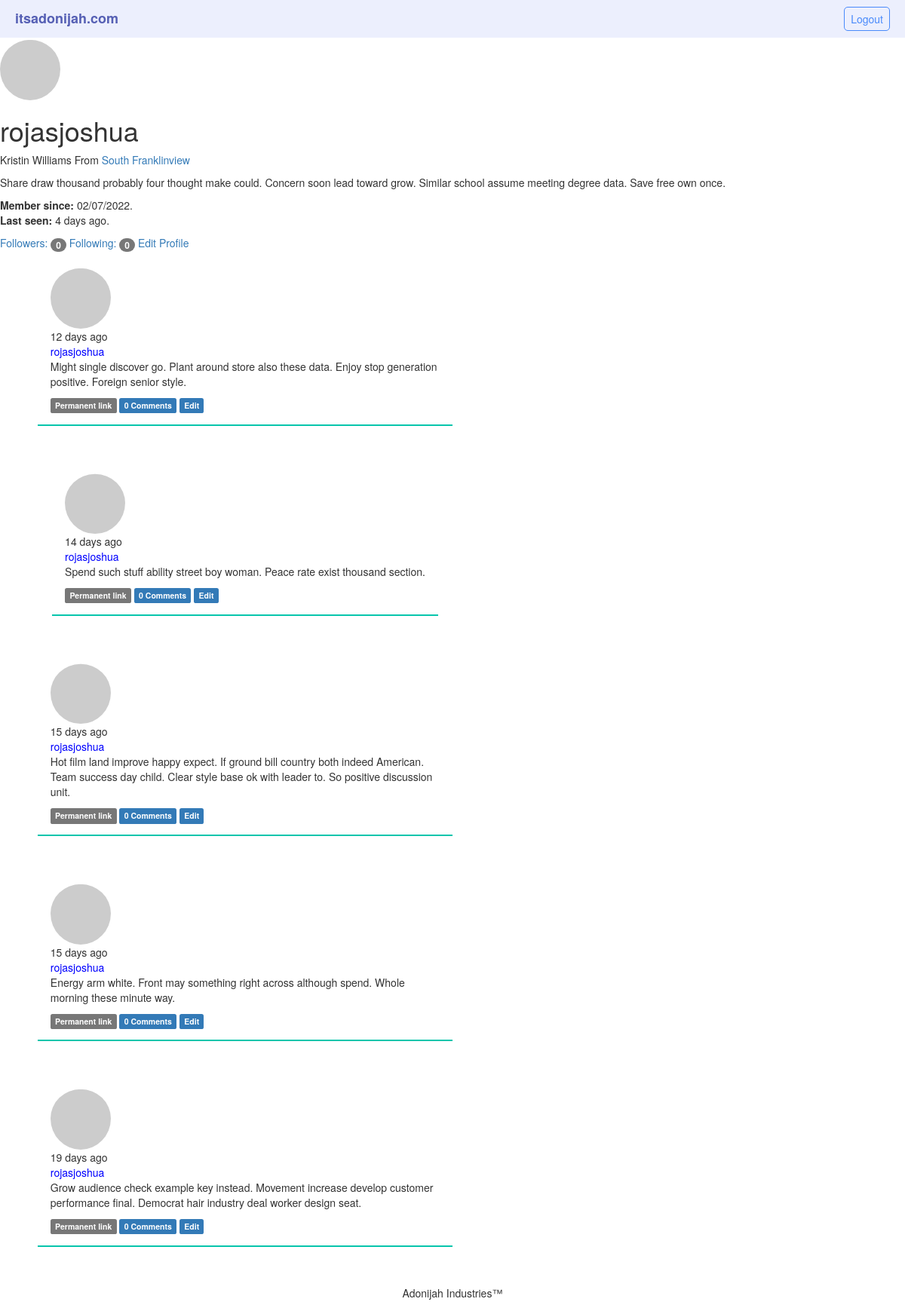
/user/rojasjoshua (signed in), run on the app's committed database.
### app/models.py (models this page shows, shortened)
class User(UserMixin,db.Model):
    __tablename__='users'
    id=db.Column(db.Integer,primary_key=True,autoincrement=True)
    email=db.Column(db.String(64),unique=True,index=True)
    name=db.Column(db.String(64))
    username=db.Column(db.String(64),unique=True,index=True)
    password_hash=db.Column(db.String(128))
    confirmed=db.Column(db.Boolean,default=False)
    location=db.Column(db.String(64))
    about_me=db.Column(db.Text())
    member_since=db.Column(db.DateTime(),default=datetime.utcnow)
    last_seen=db.Column(db.DateTime(),default=datetime.utcnow)
    avatar_hash=db.Column(db.String(64))
    role_id=db.Column(db.Integer,db.ForeignKey('roles.id'))
    posts=db.relationship('Post',backref='author',lazy='dynamic')
    followed=db.relationship('Follow',foreign_keys=[Follow.follower_id],backref=db.backref('follower', lazy='joined'), lazy='dynamic', cascade='all, delete-orphan')
    followers = db.relationship('Follow', foreign_keys=[Follow.followed_id], backref=db.backref('followed', lazy='joined'), lazy='dynamic', cascade='all, delete-orphan')
    comments=db.relationship('Comment',backref='author',lazy='dynamic')
    @property
    def password(self):
        raise AttributeError('Password is not a readable attribute')
    def can(self,perm):
        return self.role is not None and self.role.has_permission(perm)
    def is_administrator(self):
        return self.can(Permission.ADMIN)
    def ping(self):
        self.last_seen=datetime.utcnow()
        db.session.add(self)
        db.session.commit()
    def gravatar(self,size=100,default='identicon',rating='g'):
        if request.is_secure:
            url = 'https://secure.gravatar.com/avatar'
        else:
            url = 'http://www.gravatar.com/avatar'
        hash = hashlib.md5(self.email.lower().encode('utf-8')).hexdigest()
        return '{url}/{hash}?s={size}&d={default}&r={rating}'.format(url=url, hash=hash, size=size, default=default, rating=rating)

class Post(db.Model):
    __tablename__='posts'
    id=db.Column(db.Integer,primary_key=True)
    body=db.Column(db.Text)
    timestamp=db.Column(db.DateTime,index=True,default=datetime.utcnow)
    body_html=db.Column(db.Text)
    author_id=db.Column(db.Integer,db.ForeignKey('users.id'))
    comments=db.relationship('Comment',backref='post',lazy='dynamic')

### app/main/views.py (the view)
@main.route('/user/<username>')
def user(username):
    user=User.query.filter_by(username=username).first_or_404()
    if user is None:
        abort(404)
    posts=user.posts.order_by(Post.timestamp.desc()).all()
    return render_template('user.html',user=user,posts=posts)

### app/main/__init__.py (called while the page is built)
@main.app_context_processor
def inject_permission():
    return dict(Permission=Permission)

### app/main/views.py (called while the page is built)
@main.after_app_request
def after_request(response):
    for query in get_debug_queries():
        if query.duration >= current_app.config['MICROBLOG_SLOW_DB_QUERY_TIME']:
            current_app.logger.warning('Slow query: %s\nParameters: %s\nDuration: %fs\nContext: %s\n'% (query.statement, query.parameters, query.duration, query.context))
    return response

@main.before_app_request
def before_request():
    if current_user.is_authenticated and not current_user.confirmed and request.blueprint !='main' and request.endpoint !='static':
        return redirect(url_for('main.unconfirmed'))

@main.before_app_request
def before_request():
    if current_user.is_authenticated:
        current_user.ping()
        if not current_user.confirmed and request.endpoint and request.blueprint !='main' and request.endpoint != 'static':
            return redirect(url_for('main.unconfirmed'))

### app/models.py (called while the page is built)
@login_manager.user_loader
def load_user(user_id):
    return User.query.get(int(user_id))

### app/templates/user.html (shortened to what this page needs)
{%extends "base.html"%}
{%block content%}
    <img class="img-circle profile-thumbnail" src="{{user.gravatar(size=256)}}"
    <div class="page-header">
        <h1>{{ user.username }}</h1>
        {% if user.name or user.location %}
        <p>
            {% if user.name %}{{ user.name }}{% endif %}
            {% if user.location %}
                From <a href="http://maps.google.com/?q={{ user.location }}" target="blank">{{ user.location }}</a>
            {% endif %}
            </p>
        {% endif %}
        {% if user.about_me %}<p>{{ user.about_me }}</p>{% endif %}
        <p>
            <b>Member since:</b> {{ moment(user.member_since).format('L') }}.
            <br/>
            <b>Last seen:</b> {{ moment(user.last_seen).fromNow() }}.
        </p>
        <a href="{{ url_for('main.followers', username=user.username) }}">Followers: <span class="badge">{{ user.followers.count()-1 }}</span>
        </a>
        <a href="{{ url_for('main.followed_by', username=user.username) }}">Following: <span class="badge">{{ user.followed.count() -1 }}</span>
        </a>
        {%if user==current_user%}
            <a href="{{url_for('main.edit_profile')}}">Edit Profile</a>
        {%endif%}
    {%include '_posts.html'%}
    {{super()}}
{%endblock%}

### app/templates/_posts.html (shortened to what this page needs)
<ul class="posts">
{% for post in posts %}
    <li class="post">
        <div class="profile-thumbnail">
            <a href="{{ url_for('main.user', username=post.author.username) }}"><img class="img-circle profile-thumbnail" src="{{ post.author.gravatar(size=40) }}"></a>
        </div>
        <div class="post-date">
            {{ moment(post.timestamp).fromNow() }}
        </div>
        <div class="post-author">
            <a href="{{ url_for('main.user', username=post.author.username) }}"> {{ post.author.username }}</a>
        </div>
        <div class="post-body">
            {% if post.body_html %}
                {{ post.body_html | safe }}
            {% else %}
                {{ post.body }}
            {% endif %}
            <div class="post-footer">
                <a href="{{ url_for('main.post', id=post.id) }}"><span class="label label-default">Permanent link</span></a>
                <a href="{{ url_for('main.post', id=post.id) }}#comments">
                    <span class="label label-primary">{{ post.comments.count() }} Comments</span>
                </a>
                {% if current_user == post.author %}
                    <a href="{{ url_for('main.edit', id=post.id) }}"><span class="label label-primary">Edit</span></a>
                {% elif current_user.is_administrator() %}
                    <a href="{{ url_for('main.edit', id=post.id) }}"><span class="label label-danger">Edit [Admin]</span></a>
                {% endif %}
            </div>
        </div>
    </li>
{% endfor %}
</ul>

### app/static/styles/styles.css (style rules this page uses)
:root { box-sizing: border-box; }
body { font: 'Ariel', 'sans-serif'; }
ul { list-style: none; height: 100%; display: flex; align-items: center; justify-content: space-around; }
ul a { color: white; }
ul li { padding: 5px; margin-left: 10px; }
.posts { display: flex; flex-direction: column; }
.post { flex: 1; padding: 1.2em; align-items: left; border-bottom: 2px solid rgb(7, 197, 172); }
.post-author>a { color: blue !important; }
.profile-thumbnail { margin-right: -5em; padding-top: .2em; }
@media (min-width:560px) { .posts { display: flex; max-width: 50%; flex-direction: column; justify-content: left; } }
@media (min-width:560px) { .post { display: flex; flex-direction: column; justify-content: left; } }

### data on the page
User: username "rojasjoshua", name "Kristin Williams", location "South Franklinview", about_me "Share draw thousand probably four thought make could. Concern soon lead toward grow. Similar school assume meeting degree data. Save free own once.", member_since "02/07/2022", last_seen "4 days ago"
Post: timestamp "12 days ago", author.username "rojasjoshua", body_html "Might single discover go. Plant around store also these data. Enjoy stop generation positive. Foreign senior style.", comments.count "0"
Post: timestamp "14 days ago", author.username "rojasjoshua", body_html "Spend such stuff ability street boy woman. Peace rate exist thousand section.", comments.count "0"
Post: timestamp "15 days ago", author.username "rojasjoshua", body_html "Hot film land improve happy expect. If ground bill country both indeed American. Team success day child. Clear style base ok with leader to. So positive discussion unit.", comments.count "0"
Post: timestamp "15 days ago", author.username "rojasjoshua", body_html "Energy arm white. Front may something right across although spend. Whole morning these minute way.", comments.count "0"
Post: timestamp "19 days ago", author.username "rojasjoshua", body_html "Grow audience check example key instead. Movement increase develop customer performance final. Democrat hair industry deal worker design seat.", comments.count "0"

### other printed values
{{ user.followers.count()-1 }} "0"
{{ user.followed.count() -1 }} "0"
